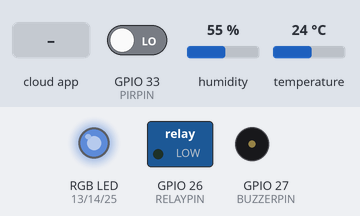
Simulated run of this sketch. Board: ESP32. On the bench: switched loads named in the sketch (green lamp = pin HIGH), an RGB LED mixed from three pins (HIGH = lit), buzzer (waves = sounding, pin HIGH). The inputs (shaded band) are chosen by the test bench; at power-on: humidity 55 %, GPIO 33 (PIRPIN) LOW, temperature 24 °C. Dim RGB values are drawn brighter than linear; WiFi joins after 1.5 s; servers stay silent unless stated; no MQTT or app messages arrive unless stated; what the sketch prints to the serial monitor is not drawn.

Above: at 3.7 s.
3.8 s: the phone or cloud app sets emotion to cosy
At 5.5 s:
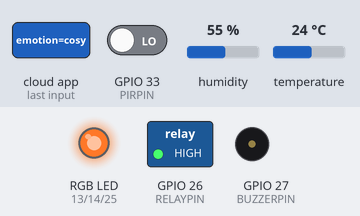
6.0 s: the phone or cloud app sets emotion to calm
At 6.35 s:
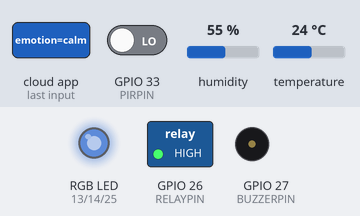
8.0 s: the phone or cloud app sets emotion to energise
At 9.3 s:
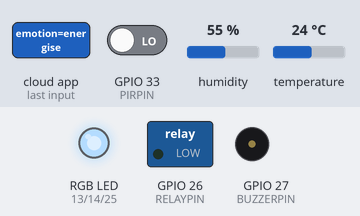
9.6 s: humidity set to 68 %
11.7 s: humidity set to 71 %
At 15.7 s:
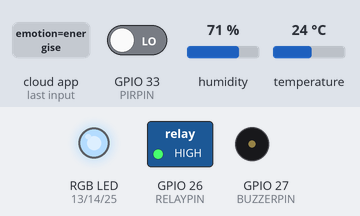
16.0 s: the phone or cloud app sets emotion to focus
At 16.6 s:
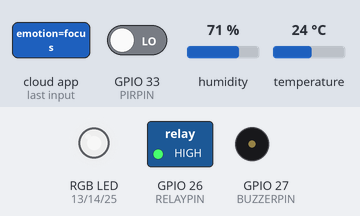
Timing chart, 0 to 18.6 s (numbered marks = the images above; inputs shaded):
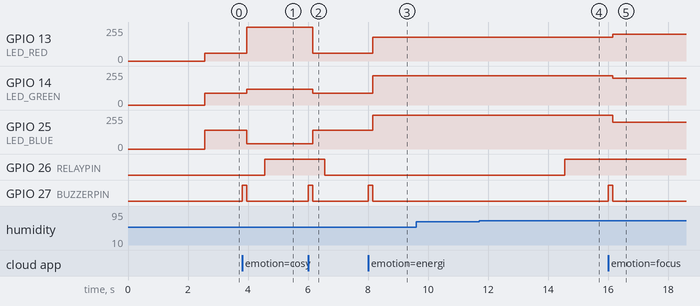

Measured:
- the behaviour switches between 69 and 70 % on humidity (found by bisection; images 3 and 4)
- after the input at 3.8 s, GPIO 13 (LED_RED): 60/255 → 255/255 after 0.15 s; GPIO 14 (LED_GREEN): 90/255 → 120/255 after 0.15 s; GPIO 25 (LED_BLUE): 140/255 → 40/255 after 0.15 s; GPIO 26 (RELAYPIN): LOW → HIGH after 0.75 s; GPIO 27 (BUZZERPIN): LOW → HIGH at once, → LOW 0.15 s later
- after the input at 6.0 s, GPIO 13 (LED_RED): 255/255 → 60/255 after 0.15 s; GPIO 14 (LED_GREEN): 120/255 → 90/255 after 0.15 s; GPIO 25 (LED_BLUE): 40/255 → 140/255 after 0.15 s; GPIO 26 (RELAYPIN): HIGH → LOW after 0.56 s; GPIO 27 (BUZZERPIN): LOW → HIGH at once, → LOW 0.15 s later
- after the input at 8.0 s, GPIO 13 (LED_RED): 60/255 → 180/255 after 0.15 s; GPIO 14 (LED_GREEN): 90/255 → 220/255 after 0.15 s; GPIO 25 (LED_BLUE): 140/255 → 255/255 after 0.15 s; GPIO 27 (BUZZERPIN): LOW → HIGH at once, → LOW 0.15 s later
- after the input at 9.6 s, every drawn part: stays the same
- after the input at 11.7 s, GPIO 26 (RELAYPIN): LOW → HIGH after 2.9 s
- after the input at 16.0 s, GPIO 13 (LED_RED): 180/255 → 200/255 after 0.15 s; GPIO 14 (LED_GREEN): 220/255 → 200/255 after 0.15 s; GPIO 25 (LED_BLUE): 255/255 → 200/255 after 0.15 s; GPIO 27 (BUZZERPIN): LOW → HIGH at once, → LOW 0.15 s later

The sketch:

moodsync.ino
```cpp
/*
  MoodSync — mood-adaptive smart room automation
  3707ICT Automation and IoT, Group Project

  Perception layer:  DHT22 (temp/humidity), PIR (motion)
  Processing layer:  ESP32 - this sketch
  Network layer:     MQTT over Wi-Fi, Adafruit IO broker
  Application layer: Adafruit IO dashboard

  Pin assignment (see report Section 3.2):
    GPIO 32  DHT22 data        (ADC1, sensor)
    GPIO 33  PIR output        (ADC1, sensor)
    GPIO 13  RGB LED red       (Safe Zone, actuator)
    GPIO 14  RGB LED green     (Safe Zone, actuator)
    GPIO 25  RGB LED blue      (Safe Zone, actuator)
    GPIO 26  Relay IN          (Safe Zone, actuator)
    GPIO 27  Buzzer            (Safe Zone, actuator)

  RGB LED is common cathode — no inversion needed.
*/

#include <WiFi.h>
#include <Adafruit_MQTT.h>
#include <Adafruit_MQTT_Client.h>
#include <DHT.h>
#include "secrets.h"

// ---------- Pins ----------
#define DHTPIN      32
#define DHTTYPE     DHT22
#define PIRPIN      33
#define LED_RED     13
#define LED_GREEN   14
#define LED_BLUE    25
#define RELAYPIN    26
#define BUZZERPIN   27

// ---------- Thresholds (Section 4) ----------
#define HEAT_BLOCK_ON    26.0   // Rule 2: block heating at/above this
#define HEAT_BLOCK_OFF   24.0   // Rule 2: re-enable heating below this
#define VENT_ON          70.0   // Rule 4: engage ventilation at/above this
#define VENT_OFF         65.0   // Rule 4: release ventilation below this
#define AWAY_TIMEOUT_MS  (5UL * 60UL * 1000UL)  // Rule 3: 5 minutes no motion

// ---------- Timing ----------
#define SENSOR_READ_INTERVAL_MS   2000
#define SENSOR_PUBLISH_INTERVAL_MS 5000

DHT dht(DHTPIN, DHTTYPE);

// ---------- Wi-Fi + MQTT ----------
WiFiClient client;
Adafruit_MQTT_Client mqtt(&client, "io.adafruit.com", 1883, IO_USERNAME, IO_KEY);

Adafruit_MQTT_Subscribe emotionFeed = Adafruit_MQTT_Subscribe(&mqtt, IO_USERNAME "/feeds/emotion");
Adafruit_MQTT_Publish   temperatureFeed = Adafruit_MQTT_Publish(&mqtt, IO_USERNAME "/feeds/temperature");
Adafruit_MQTT_Publish   humidityFeed    = Adafruit_MQTT_Publish(&mqtt, IO_USERNAME "/feeds/humidity");
Adafruit_MQTT_Publish   statusFeed      = Adafruit_MQTT_Publish(&mqtt, IO_USERNAME "/feeds/status");

// ---------- State (Section 4.3 - state memory) ----------
String currentMood = "calm";      // last mood selected
bool heatingBlocked = false;      // Rule 2 override state
bool ventilationOverride = false; // Rule 4 override state
bool awayMode = false;
unsigned long lastMotionMillis = 0;

float lastTemp = 0;
float lastHum = 0;
unsigned long lastSensorRead = 0;
unsigned long lastSensorPublish = 0;

String lastPublishedStatus = "";

// ---------- Setup ----------
void setup() {
  Serial.begin(115200);
  delay(1000);
  Serial.println("MoodSync starting...");

  pinMode(PIRPIN, INPUT);
  pinMode(LED_RED, OUTPUT);
  pinMode(LED_GREEN, OUTPUT);
  pinMode(LED_BLUE, OUTPUT);
  pinMode(RELAYPIN, OUTPUT);
  pinMode(BUZZERPIN, OUTPUT);

  dht.begin();
  setColor(0, 0, 0);
  digitalWrite(RELAYPIN, LOW);
  digitalWrite(BUZZERPIN, LOW);

  lastMotionMillis = millis(); // assume occupied at boot

  connectWiFi();
  mqtt.subscribe(&emotionFeed);
}

// ---------- Main loop ----------
void loop() {
  connectMQTT();
  if (!mqtt.ping()) {
    mqtt.disconnect();
  }

  checkEmotionSelection();

  if (millis() - lastSensorRead >= SENSOR_READ_INTERVAL_MS) {
    lastSensorRead = millis();
    readSensors();
    checkPIR();
    applyHeatingOverride();   // Rule 2
    applyVentilationOverride(); // Rule 4
    applyAwayState();        // Rule 3
    applyLighting();         // Rule 1 (lighting always reflects mood unless Away)
    publishStatusIfChanged();
  }

  if (millis() - lastSensorPublish >= SENSOR_PUBLISH_INTERVAL_MS) {
    lastSensorPublish = millis();
    publishSensorReadings();
  }
}

// ---------- Wi-Fi ----------
void connectWiFi() {
  Serial.print("Connecting to Wi-Fi");
  WiFi.begin(WIFI_SSID, WIFI_PASSWORD);
  while (WiFi.status() != WL_CONNECTED) {
    delay(500);
    Serial.print(".");
  }
  Serial.println("\nWi-Fi connected, IP: " + WiFi.localIP().toString());
}

// ---------- MQTT ----------
void connectMQTT() {
  if (mqtt.connected()) return;

  Serial.print("Connecting to Adafruit IO MQTT...");
  int8_t ret;
  while ((ret = mqtt.connect()) != 0) {
    Serial.println(mqtt.connectErrorString(ret));
    mqtt.disconnect();
    delay(3000);
  }
  Serial.println("MQTT connected.");
}

// ---------- Rule 1: emotion selection -> lighting/heating mapping ----------
void checkEmotionSelection() {
  Adafruit_MQTT_Subscribe *subscription;
  while ((subscription = mqtt.readSubscription(0))) {
    if (subscription == &emotionFeed) {
      String value = String((char *)emotionFeed.lastread);
      value.toLowerCase();
      if (value == "calm" || value == "energise" || value == "cosy" || value == "focus") {
        currentMood = value;
        Serial.println("Mood selected: " + currentMood);
        beepConfirm();
        applyLighting();
        publishStatusIfChanged();
      }
    }
  }
}

// Maps mood -> RGB colour and whether it wants heating/cooling.
// Colour values are illustrative; final values should be tuned once
// hardware is running, this mapping is not the dashboard button colours,
// it is the actual room-light output, chosen for effect, not UI matching.
void applyLighting() {
  if (awayMode) {
    setColor(0, 0, 0);
    return;
  }

  if (currentMood == "calm") {
    setColor(60, 90, 140);        // soft, dim blue-white
  } else if (currentMood == "energise") {
    setColor(180, 220, 255);      // bright, cool white
  } else if (currentMood == "cosy") {
    setColor(255, 120, 40);       // warm amber-orange
  } else if (currentMood == "focus") {
    setColor(200, 200, 200);      // neutral bright white
  }
}

bool wantsHeating() {
  return currentMood == "cosy";
}

bool wantsCooling() {
  return currentMood == "calm" || currentMood == "energise";
}

// ---------- Rule 2: heating override with hysteresis + state memory ----------
void applyHeatingOverride() {
  if (!heatingBlocked && lastTemp >= HEAT_BLOCK_ON) {
    heatingBlocked = true;
    Serial.println("Rule 2: heating blocked, temp " + String(lastTemp, 1) + "C");
  } else if (heatingBlocked && lastTemp < HEAT_BLOCK_OFF) {
    heatingBlocked = false;
    Serial.println("Rule 2: heating re-enabled, temp " + String(lastTemp, 1) + "C");
  }
  updateRelay();
}

// ---------- Rule 4: humidity override with hysteresis + state memory ----------
void applyVentilationOverride() {
  if (!ventilationOverride && lastHum >= VENT_ON) {
    ventilationOverride = true;
    Serial.println("Rule 4: ventilation engaged, humidity " + String(lastHum, 0) + "%");
  } else if (ventilationOverride && lastHum < VENT_OFF) {
    ventilationOverride = false;
    Serial.println("Rule 4: ventilation released, humidity " + String(lastHum, 0) + "%");
  }
  updateRelay();
}

// Single relay, shared between heating and ventilation.
// Ventilation always takes priority over heating (Section 4.3):
// humidity affects comfort regardless of mood, heating is only
// ever relevant to Cosy specifically.
void updateRelay() {
  if (awayMode) {
    digitalWrite(RELAYPIN, LOW);
    return;
  }
  if (ventilationOverride) {
    digitalWrite(RELAYPIN, HIGH);   // relay ON, functioning as ventilation
  } else if (wantsHeating() && !heatingBlocked) {
    digitalWrite(RELAYPIN, HIGH);   // relay ON, functioning as heating
  } else {
    digitalWrite(RELAYPIN, LOW);
  }
}

// ---------- Rule 3: occupancy-based Away state ----------
void checkPIR() {
  if (digitalRead(PIRPIN) == HIGH) {
    if (awayMode) {
      Serial.println("Motion detected, returning from Away.");
    }
    lastMotionMillis = millis();
    awayMode = false;
  }
}

void applyAwayState() {
  if (!awayMode && (millis() - lastMotionMillis >= AWAY_TIMEOUT_MS)) {
    awayMode = true;
    Serial.println("Rule 3: no motion 5+ min, entering Away state.");
  }
  if (awayMode) {
    setColor(0, 0, 0);
    digitalWrite(RELAYPIN, LOW);
  } else {
    applyLighting();
    updateRelay();
  }
}

// ---------- Sensors ----------
void readSensors() {
  float t = dht.readTemperature();
  float h = dht.readHumidity();
  if (!isnan(t)) lastTemp = t;
  if (!isnan(h)) lastHum = h;
}

void publishSensorReadings() {
  if (!isnan(lastTemp)) temperatureFeed.publish(lastTemp);
  if (!isnan(lastHum)) humidityFeed.publish(lastHum);
}

// ---------- Status string (see report Section 6) ----------
void publishStatusIfChanged() {
  String status = buildStatusString();
  if (status != lastPublishedStatus) {
    statusFeed.publish(status.c_str());
    lastPublishedStatus = status;
    Serial.println("Status: " + status);
  }
}

String buildStatusString() {
  String mood = currentMood;
  mood.setCharAt(0, toupper(mood.charAt(0)));

  if (awayMode) {
    return "Away · all actuators off - no motion 5+ min";
  }
  if (ventilationOverride) {
    return mood + " · lighting only, ventilation override — humidity " + String(lastHum, 0) + "%";
  }
  if (wantsHeating() && heatingBlocked) {
    return mood + " · lighting only - heating blocked, room already warm (" + String(lastTemp, 1) + "C)";
  }
  if (wantsHeating()) {
    return mood + " · lighting + heating active";
  }
  if (wantsCooling()) {
    return mood + " · lighting + cooling active";
  }
  return mood + " · lighting active";
}

// ---------- Actuator helpers ----------
void setColor(int r, int g, int b) {
  analogWrite(LED_RED, r);
  analogWrite(LED_GREEN, g);
  analogWrite(LED_BLUE, b);
}

void beepConfirm() {
  digitalWrite(BUZZERPIN, HIGH);
  delay(150);
  digitalWrite(BUZZERPIN, LOW);
}
```

secrets_example.h
```cpp
// secrets_example.h
// Template for MoodSync credentials.
// Copy this file to "secrets.h", fill in your real values, and never commit secrets.h.

#define WIFI_SSID "YOUR_WIFI_SSID"
#define WIFI_PASSWORD "YOUR_WIFI_PASSWORD"

#define IO_USERNAME "YOUR_ADAFRUIT_IO_USERNAME"
#define IO_KEY "YOUR_ADAFRUIT_IO_KEY"
```
